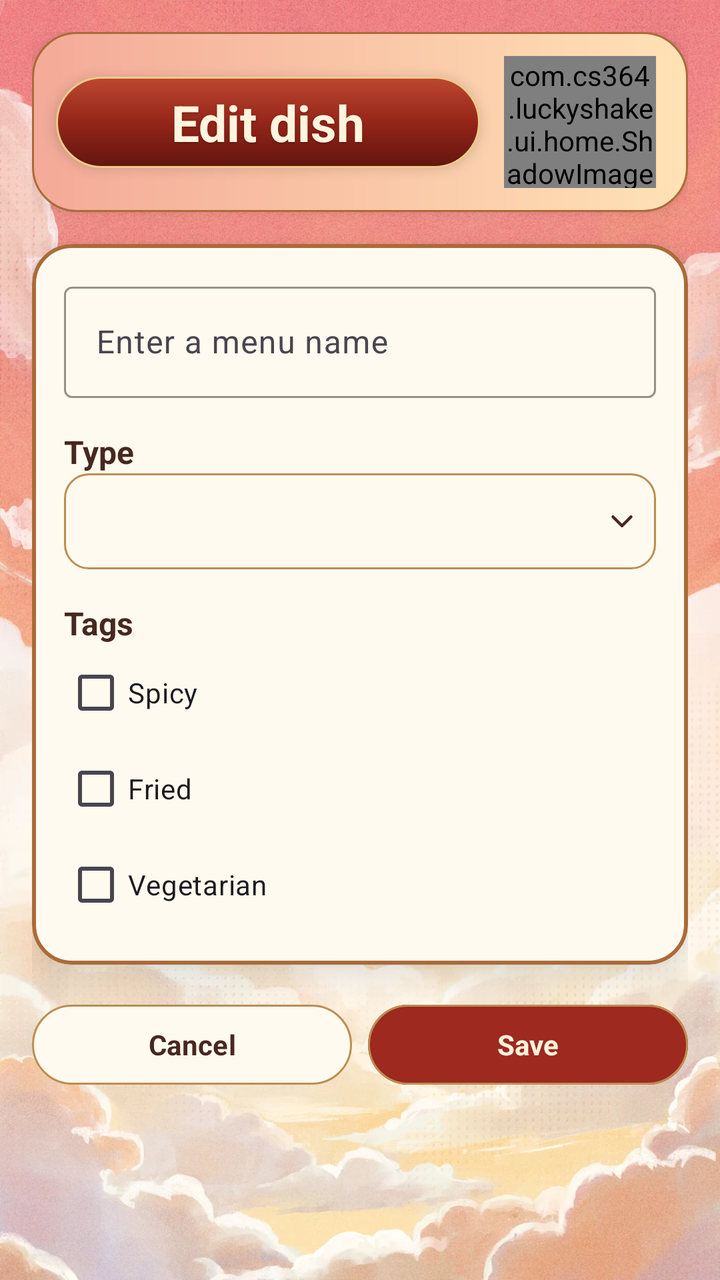
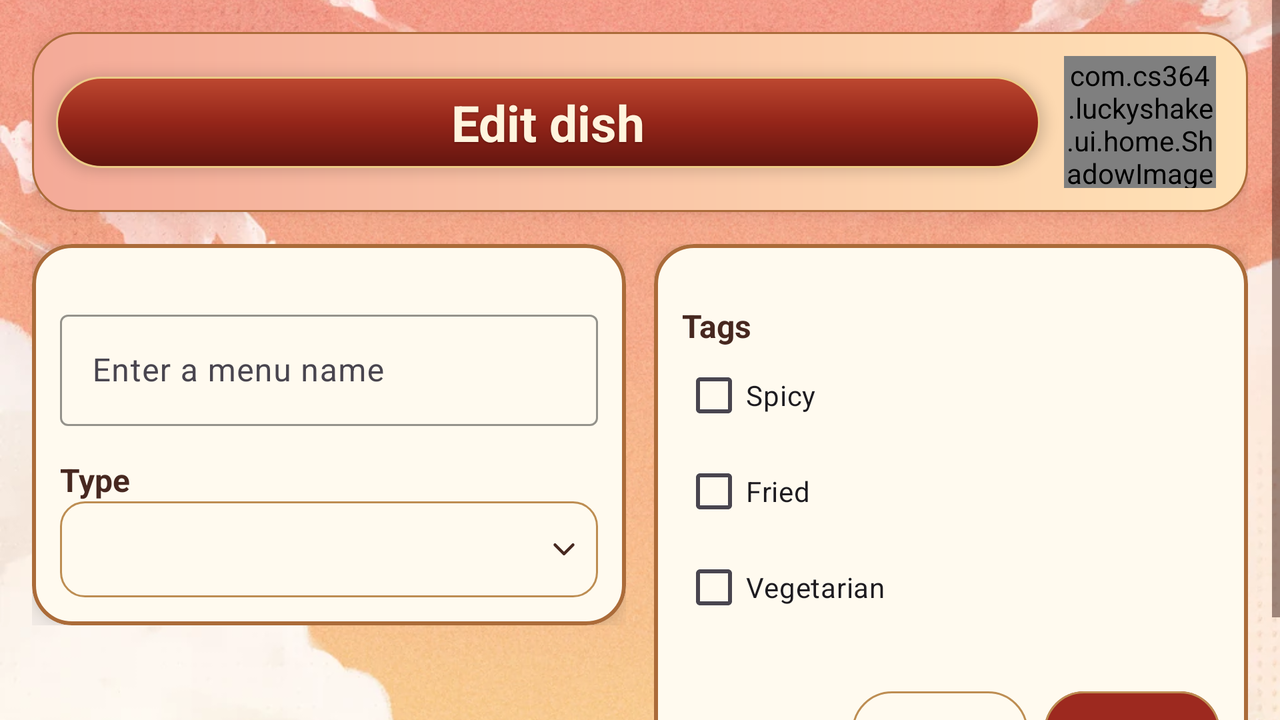

Compare how this app lays out the same screen by default and in its alternative resource folder. The renders come first, then the two layout files and the values they reference.
<!-- AndroidManifest.xml: application theme Theme.LuckyShake -->
<!-- res/layout/activity_menu_form.xml -->
<?xml version="1.0" encoding="utf-8"?>
<FrameLayout
    xmlns:android="http://schemas.android.com/apk/res/android"
    xmlns:app="http://schemas.android.com/apk/res-auto"
    xmlns:tools="http://schemas.android.com/tools"
    android:layout_width="match_parent"
    android:layout_height="match_parent"
    android:theme="@style/ThemeOverlay.LuckyShake.Home">

    <ImageView style="@style/Widget.LuckyShake.TabPage.Sky" />

    <ScrollView
        android:id="@+id/menu_form_root"
        android:layout_width="match_parent"
        android:layout_height="match_parent"
        android:clipToPadding="false"
        android:fillViewport="true"
        tools:context=".ui.menu.MenuFormActivity">
        <LinearLayout
            android:layout_width="match_parent"
            android:layout_height="wrap_content"
            android:orientation="vertical"
            android:padding="@dimen/spacing_md">

            <androidx.constraintlayout.widget.ConstraintLayout
                style="@style/Widget.LuckyShake.TabBanner"
                android:layout_marginBottom="@dimen/spacing_md">

                <TextView
                    android:id="@+id/menu_form_title"
                    style="@style/Widget.LuckyShake.TabBanner.Title"
                    tools:text="@string/menu_form_title_edit"
                    app:layout_constraintBottom_toBottomOf="parent"
                    app:layout_constraintEnd_toStartOf="@id/tab_banner_art"
                    app:layout_constraintStart_toStartOf="parent"
                    app:layout_constraintTop_toTopOf="parent" />

                <com.cs364.luckyshake.ui.home.ShadowImageView
                    android:id="@+id/tab_banner_art"
                    style="@style/Widget.LuckyShake.TabBanner.Art"
                    android:layout_width="76dp"
                    android:layout_height="66dp"
                    app:srcCompat="@drawable/menu_rice_bowl"
                    app:layout_constraintBottom_toBottomOf="parent"
                    app:layout_constraintEnd_toEndOf="parent"
                    app:layout_constraintTop_toTopOf="parent" />
            </androidx.constraintlayout.widget.ConstraintLayout>

            <com.google.android.material.card.MaterialCardView
                style="@style/Widget.LuckyShake.Card.Tab"
                android:layout_width="match_parent"
                android:layout_height="wrap_content">

                <LinearLayout
                    android:layout_width="match_parent"
                    android:layout_height="wrap_content"
                    android:orientation="vertical"
                    android:padding="@dimen/spacing_md">

                    <com.google.android.material.textfield.TextInputLayout
                        android:id="@+id/menu_form_name_layout"
                        style="@style/Widget.Material3.TextInputLayout.OutlinedBox"
                        android:layout_width="match_parent"
                        android:layout_height="wrap_content"
                        android:hint="@string/menu_form_hint_name"
                        app:boxBackgroundColor="@color/home_field"
                        app:boxStrokeColor="@color/home_outline"
                        app:shapeAppearanceOverlay="@style/ShapeAppearanceOverlay.LuckyShake.MenuFormField">

                        <com.google.android.material.textfield.TextInputEditText
                            android:id="@+id/menu_form_name"
                            android:layout_width="match_parent"
                            android:layout_height="wrap_content"
                            android:imeOptions="actionDone"
                            android:inputType="textCapSentences"
                            android:maxLength="60"
                            android:maxLines="1" />
                    </com.google.android.material.textfield.TextInputLayout>

                    <TextView
                        android:layout_width="match_parent"
                        android:layout_height="wrap_content"
                        android:layout_marginTop="@dimen/spacing_md"
                        android:text="@string/menu_form_label_type"
                        android:textColor="?attr/colorOnSurface"
                        android:textSize="@dimen/text_body"
                        android:textStyle="bold" />

                    <Spinner
                        android:id="@+id/menu_form_type"
                        android:background="@drawable/home_spinner_background"
                        android:paddingStart="10dp"
                        android:paddingEnd="30dp"
                        android:popupBackground="@color/home_field"
                        android:layout_width="match_parent"
                        android:layout_height="wrap_content"
                        android:contentDescription="@string/menu_form_label_type"
                        android:minHeight="@dimen/button_min_height" />

                    <TextView
                        android:layout_width="match_parent"
                        android:layout_height="wrap_content"
                        android:layout_marginTop="@dimen/spacing_md"
                        android:text="@string/menu_form_label_tags"
                        android:textColor="?attr/colorOnSurface"
                        android:textSize="@dimen/text_body"
                        android:textStyle="bold" />

                    <com.google.android.material.checkbox.MaterialCheckBox
                        android:id="@+id/menu_form_tag_spicy"
                        android:layout_width="match_parent"
                        android:layout_height="wrap_content"
                        android:minHeight="@dimen/button_min_height"
                        android:text="@string/menu_label_tag_spicy" />

                    <com.google.android.material.checkbox.MaterialCheckBox
                        android:id="@+id/menu_form_tag_fried"
                        android:layout_width="match_parent"
                        android:layout_height="wrap_content"
                        android:minHeight="@dimen/button_min_height"
                        android:text="@string/menu_label_tag_fried" />

                    <com.google.android.material.checkbox.MaterialCheckBox
                        android:id="@+id/menu_form_tag_veggie"
                        android:layout_width="match_parent"
                        android:layout_height="wrap_content"
                        android:minHeight="@dimen/button_min_height"
                        android:text="@string/menu_label_tag_veggie" />
                </LinearLayout>
            </com.google.android.material.card.MaterialCardView>

            <LinearLayout
                android:layout_width="match_parent"
                android:layout_height="wrap_content"
                android:layout_marginTop="@dimen/spacing_md"
                android:baselineAligned="false"
                android:orientation="horizontal">

                <com.google.android.material.button.MaterialButton
                    android:id="@+id/menu_form_cancel"
                    style="@style/Widget.LuckyShake.Button.Segment"
                    android:layout_width="0dp"
                    android:layout_weight="1"
                    android:minHeight="@dimen/button_min_height"
                    android:layout_height="wrap_content"
                    android:layout_marginEnd="@dimen/spacing_sm"
                    android:text="@string/common_btn_cancel" />

                <com.google.android.material.button.MaterialButton
                    android:id="@+id/menu_form_save"
                    style="@style/Widget.LuckyShake.Button.Menu"
                    android:layout_width="0dp"
                    android:layout_weight="1"
                    android:minHeight="@dimen/button_min_height"
                    android:layout_height="wrap_content"
                    android:text="@string/common_btn_save" />
            </LinearLayout>
        </LinearLayout>
    </ScrollView>
</FrameLayout>
<!-- resources referenced by this layout -->
<resources>
  <color name="home_field">#FFFAEF</color>
  <color name="home_outline">#BD8D52</color>
  <dimen name="button_min_height">48dp</dimen>
  <dimen name="spacing_md">16dp</dimen>
  <dimen name="spacing_sm">8dp</dimen>
  <dimen name="text_body">16sp</dimen>
  <string name="common_btn_cancel">Cancel</string>
  <string name="common_btn_save">Save</string>
  <string name="menu_form_hint_name">Enter a menu name</string>
  <string name="menu_form_label_tags">Tags</string>
  <string name="menu_form_label_type">Type</string>
  <string name="menu_form_title_edit">Edit dish</string>
  <string name="menu_label_tag_fried">Fried</string>
  <string name="menu_label_tag_spicy">Spicy</string>
  <string name="menu_label_tag_veggie">Vegetarian</string>
  <style name="ThemeOverlay.LuckyShake.Home" parent="">
          <item name="android:fontFamily">sans-serif</item>
          <item name="android:textColorPrimary">@color/home_ink</item>
          <item name="android:textColorSecondary">@color/home_ink</item>
          <item name="colorOnSurface">@color/home_ink</item>
      </style>
  <style name="Widget.LuckyShake.TabBanner.Art" parent="">
          <item name="android:layout_width">58dp</item>
          <item name="android:layout_height">62dp</item>
          <item name="android:layout_marginEnd">16dp</item>
          <item name="android:importantForAccessibility">no</item>
          <item name="android:scaleType">fitCenter</item>
      </style>
  <style name="Theme.LuckyShake" parent="Base.Theme.LuckyShake" />
  <!-- drawable home_select_field (drawable) -->
  <shape xmlns:android="http://schemas.android.com/apk/res/android">
      <solid android:color="@color/home_field" />
      <stroke android:width="1dp" android:color="@color/home_outline" />
      <corners android:radius="12dp" />
  </shape>
  <color name="home_ink">#472820</color>
  <color name="home_thumb">#FFF4DD</color>
  <!-- drawable button_depth_glaze (drawable) -->
  <shape xmlns:android="http://schemas.android.com/apk/res/android">
      <gradient android:angle="270" android:startColor="#26FFE5B0" android:centerColor="#00000000" android:endColor="#500E0000" />
      <stroke android:width="1dp" android:color="#90EDC783" />
      <corners android:radius="30dp" />
  </shape>
  <style name="Widget.LuckyShake.Card" parent="Widget.Material3.CardView.Outlined">
          <item name="cardBackgroundColor">@color/app_surface</item>
          <item name="cardCornerRadius">@dimen/corner_md</item>
          <item name="strokeColor">@color/app_accent</item>
      </style>
  <color name="tab_card_surface">#FFFAEF</color>
  <!-- drawable surface_depth_glaze (drawable) -->
  <shape xmlns:android="http://schemas.android.com/apk/res/android">
      <gradient android:angle="270" android:startColor="#14FFFFFF" android:centerColor="#00FFFFFF" android:endColor="#16000000" />
      <stroke android:width="1dp" android:color="#24FFF1CC" />
      <corners android:radius="20dp" />
  </shape>
  <color name="tab_card_outline">#AB6B39</color>
  <!-- drawable result_title_background (drawable) -->
  <shape xmlns:android="http://schemas.android.com/apk/res/android">
      <gradient android:angle="270" android:startColor="#BD4830" android:centerColor="#942519" android:endColor="#63150F" />
      <stroke android:width="1dp" android:color="#ECCB87" />
      <corners android:radius="24dp" />
  </shape>
  <color name="app_surface">#FFF5DF</color>
  <dimen name="corner_md">16dp</dimen>
  <color name="app_accent">#E4A342</color>
  <color name="tab_banner_start">#F4AA98</color>
  <color name="tab_banner_end">#FFE2B6</color>
  <color name="app_primary">#C52D22</color>
  <color name="app_on_primary">#FFFFFF</color>
  <color name="app_link">#8F1D16</color>
  <color name="app_on_surface">#35211D</color>
  <color name="app_background">#FFE7C2</color>
  <!-- some entries are left out for length -->
</resources>
<!-- res/layout-land/activity_menu_form.xml (the repository's variant of the layout above) -->
<!-- drawn on the phone turned sideways -->
<?xml version="1.0" encoding="utf-8"?>
<FrameLayout
    xmlns:android="http://schemas.android.com/apk/res/android"
    xmlns:app="http://schemas.android.com/apk/res-auto"
    xmlns:tools="http://schemas.android.com/tools"
    android:layout_width="match_parent"
    android:layout_height="match_parent"
    android:theme="@style/ThemeOverlay.LuckyShake.Home">

    <ImageView style="@style/Widget.LuckyShake.TabPage.Sky" />

    <ScrollView
        android:id="@+id/menu_form_root"
        android:layout_width="match_parent"
        android:layout_height="match_parent"
        android:clipToPadding="false"
        android:fillViewport="true"
        tools:context=".ui.menu.MenuFormActivity">
        <LinearLayout
            android:layout_width="match_parent"
            android:layout_height="wrap_content"
            android:orientation="vertical"
            android:padding="@dimen/spacing_md">

            <androidx.constraintlayout.widget.ConstraintLayout
                style="@style/Widget.LuckyShake.TabBanner"
                android:layout_marginBottom="@dimen/spacing_md">

                <TextView
                    android:id="@+id/menu_form_title"
                    style="@style/Widget.LuckyShake.TabBanner.Title"
                    tools:text="@string/menu_form_title_edit"
                    app:layout_constraintBottom_toBottomOf="parent"
                    app:layout_constraintEnd_toStartOf="@id/tab_banner_art"
                    app:layout_constraintStart_toStartOf="parent"
                    app:layout_constraintTop_toTopOf="parent" />

                <com.cs364.luckyshake.ui.home.ShadowImageView
                    android:id="@+id/tab_banner_art"
                    style="@style/Widget.LuckyShake.TabBanner.Art"
                    android:layout_width="76dp"
                    android:layout_height="66dp"
                    app:srcCompat="@drawable/menu_rice_bowl"
                    app:layout_constraintBottom_toBottomOf="parent"
                    app:layout_constraintEnd_toEndOf="parent"
                    app:layout_constraintTop_toTopOf="parent" />
            </androidx.constraintlayout.widget.ConstraintLayout>

            <LinearLayout
                android:layout_width="match_parent"
                android:layout_height="wrap_content"
                android:orientation="horizontal"
                android:baselineAligned="false">
                <LinearLayout
                    android:layout_width="0dp"
                    android:layout_height="wrap_content"
                    android:orientation="vertical"
                    android:layout_weight="1"
                    android:layout_marginEnd="14dp">
                    <com.google.android.material.card.MaterialCardView
                        android:layout_width="match_parent"
                        android:layout_height="wrap_content"
                        style="@style/Widget.LuckyShake.Card.Tab">
                        <LinearLayout
                            android:layout_width="match_parent"
                            android:layout_height="wrap_content"
                            android:orientation="vertical"
                            android:padding="14dp">
                            <com.google.android.material.textfield.TextInputLayout
                                android:id="@+id/menu_form_name_layout"
                                style="@style/Widget.Material3.TextInputLayout.OutlinedBox"
                                android:layout_width="match_parent"
                                android:layout_height="wrap_content"
                                android:layout_marginTop="@dimen/spacing_md"
                                android:hint="@string/menu_form_hint_name"
                                app:boxBackgroundColor="@color/home_field"
                                app:boxStrokeColor="@color/home_outline"
                                app:shapeAppearanceOverlay="@style/ShapeAppearanceOverlay.LuckyShake.MenuFormField">
                                <com.google.android.material.textfield.TextInputEditText
                                    android:id="@+id/menu_form_name"
                                    android:layout_width="match_parent"
                                    android:layout_height="wrap_content"
                                    android:imeOptions="actionDone"
                                    android:inputType="textCapSentences"
                                    android:maxLength="60"
                                    android:maxLines="1" />
                            </com.google.android.material.textfield.TextInputLayout>

                            <TextView
                                android:layout_width="match_parent"
                                android:layout_height="wrap_content"
                                android:layout_marginTop="@dimen/spacing_md"
                                android:text="@string/menu_form_label_type"
                                android:textColor="?attr/colorOnSurface"
                                android:textSize="@dimen/text_body"
                                android:textStyle="bold" />

                            <Spinner
                                android:id="@+id/menu_form_type"
                                android:background="@drawable/home_spinner_background"
                                android:paddingStart="10dp"
                                android:paddingEnd="30dp"
                                android:popupBackground="@color/home_field"
                                android:layout_width="match_parent"
                                android:layout_height="wrap_content"
                                android:contentDescription="@string/menu_form_label_type"
                                android:minHeight="@dimen/button_min_height" />
                        </LinearLayout>
                    </com.google.android.material.card.MaterialCardView>
                </LinearLayout>

                <LinearLayout
                    android:layout_width="0dp"
                    android:layout_height="wrap_content"
                    android:orientation="vertical"
                    android:layout_weight="1">
                    <com.google.android.material.card.MaterialCardView
                        android:layout_width="match_parent"
                        android:layout_height="wrap_content"
                        style="@style/Widget.LuckyShake.Card.Tab">
                        <LinearLayout
                            android:layout_width="match_parent"
                            android:layout_height="wrap_content"
                            android:orientation="vertical"
                            android:padding="14dp">
                            <TextView
                                android:layout_width="match_parent"
                                android:layout_height="wrap_content"
                                android:layout_marginTop="@dimen/spacing_md"
                                android:text="@string/menu_form_label_tags"
                                android:textColor="?attr/colorOnSurface"
                                android:textSize="@dimen/text_body"
                                android:textStyle="bold" />

                            <com.google.android.material.checkbox.MaterialCheckBox
                                android:id="@+id/menu_form_tag_spicy"
                                android:layout_width="match_parent"
                                android:layout_height="wrap_content"
                                android:minHeight="@dimen/button_min_height"
                                android:text="@string/menu_label_tag_spicy" />

                            <com.google.android.material.checkbox.MaterialCheckBox
                                android:id="@+id/menu_form_tag_fried"
                                android:layout_width="match_parent"
                                android:layout_height="wrap_content"
                                android:minHeight="@dimen/button_min_height"
                                android:text="@string/menu_label_tag_fried" />

                            <com.google.android.material.checkbox.MaterialCheckBox
                                android:id="@+id/menu_form_tag_veggie"
                                android:layout_width="match_parent"
                                android:layout_height="wrap_content"
                                android:minHeight="@dimen/button_min_height"
                                android:text="@string/menu_label_tag_veggie" />

                            <LinearLayout
                                android:layout_width="match_parent"
                                android:layout_height="wrap_content"
                                android:layout_marginTop="@dimen/spacing_lg"
                                android:gravity="end"
                                android:orientation="horizontal">
                                <com.google.android.material.button.MaterialButton
                                    android:id="@+id/menu_form_cancel"
                                    style="@style/Widget.LuckyShake.Button.Segment"
                                    android:layout_width="wrap_content"
                                    android:layout_height="wrap_content"
                                    android:layout_marginEnd="@dimen/spacing_sm"
                                    android:text="@string/common_btn_cancel" />

                                <com.google.android.material.button.MaterialButton
                                    android:id="@+id/menu_form_save"
                                    style="@style/Widget.LuckyShake.Button.Menu"
                                    android:layout_width="wrap_content"
                                    android:layout_height="wrap_content"
                                    android:text="@string/common_btn_save" />
                            </LinearLayout>
                        </LinearLayout>
                    </com.google.android.material.card.MaterialCardView>
                </LinearLayout>
            </LinearLayout>
        </LinearLayout>
    </ScrollView>
</FrameLayout>
<!-- resources referenced by the variant -->
<!-- as the phone turned sideways resolves them -->
<resources>
  <color name="home_field">#FFFAEF</color>
  <color name="home_outline">#BD8D52</color>
  <dimen name="button_min_height">48dp</dimen>
  <dimen name="spacing_lg">24dp</dimen>
  <dimen name="spacing_md">16dp</dimen>
  <dimen name="spacing_sm">8dp</dimen>
  <dimen name="text_body">16sp</dimen>
  <string name="common_btn_cancel">Cancel</string>
  <string name="common_btn_save">Save</string>
  <string name="menu_form_hint_name">Enter a menu name</string>
  <string name="menu_form_label_tags">Tags</string>
  <string name="menu_form_label_type">Type</string>
  <string name="menu_form_title_edit">Edit dish</string>
  <string name="menu_label_tag_fried">Fried</string>
  <string name="menu_label_tag_spicy">Spicy</string>
  <string name="menu_label_tag_veggie">Vegetarian</string>
  <style name="ThemeOverlay.LuckyShake.Home" parent="">
          <item name="android:fontFamily">sans-serif</item>
          <item name="android:textColorPrimary">@color/home_ink</item>
          <item name="android:textColorSecondary">@color/home_ink</item>
          <item name="colorOnSurface">@color/home_ink</item>
      </style>
  <style name="Widget.LuckyShake.TabBanner.Art" parent="">
          <item name="android:layout_width">58dp</item>
          <item name="android:layout_height">62dp</item>
          <item name="android:layout_marginEnd">16dp</item>
          <item name="android:importantForAccessibility">no</item>
          <item name="android:scaleType">fitCenter</item>
      </style>
  <style name="Theme.LuckyShake" parent="Base.Theme.LuckyShake" />
  <!-- drawable home_select_field (drawable) -->
  <shape xmlns:android="http://schemas.android.com/apk/res/android">
      <solid android:color="@color/home_field" />
      <stroke android:width="1dp" android:color="@color/home_outline" />
      <corners android:radius="12dp" />
  </shape>
  <color name="home_ink">#472820</color>
  <color name="home_thumb">#FFF4DD</color>
  <!-- drawable button_depth_glaze (drawable) -->
  <shape xmlns:android="http://schemas.android.com/apk/res/android">
      <gradient android:angle="270" android:startColor="#26FFE5B0" android:centerColor="#00000000" android:endColor="#500E0000" />
      <stroke android:width="1dp" android:color="#90EDC783" />
      <corners android:radius="30dp" />
  </shape>
  <style name="Widget.LuckyShake.Card" parent="Widget.Material3.CardView.Outlined">
          <item name="cardBackgroundColor">@color/app_surface</item>
          <item name="cardCornerRadius">@dimen/corner_md</item>
          <item name="strokeColor">@color/app_accent</item>
      </style>
  <color name="tab_card_surface">#FFFAEF</color>
  <!-- drawable surface_depth_glaze (drawable) -->
  <shape xmlns:android="http://schemas.android.com/apk/res/android">
      <gradient android:angle="270" android:startColor="#14FFFFFF" android:centerColor="#00FFFFFF" android:endColor="#16000000" />
      <stroke android:width="1dp" android:color="#24FFF1CC" />
      <corners android:radius="20dp" />
  </shape>
  <color name="tab_card_outline">#AB6B39</color>
  <!-- drawable result_title_background (drawable) -->
  <shape xmlns:android="http://schemas.android.com/apk/res/android">
      <gradient android:angle="270" android:startColor="#BD4830" android:centerColor="#942519" android:endColor="#63150F" />
      <stroke android:width="1dp" android:color="#ECCB87" />
      <corners android:radius="24dp" />
  </shape>
  <color name="app_surface">#FFF5DF</color>
  <dimen name="corner_md">16dp</dimen>
  <color name="app_accent">#E4A342</color>
  <color name="tab_banner_start">#F4AA98</color>
  <color name="tab_banner_end">#FFE2B6</color>
  <color name="app_primary">#C52D22</color>
  <color name="app_on_primary">#FFFFFF</color>
  <color name="app_link">#8F1D16</color>
  <color name="app_on_surface">#35211D</color>
  <color name="app_background">#FFE7C2</color>
  <!-- some entries are left out for length -->
</resources>
